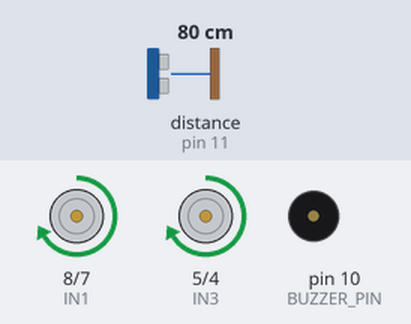
Recording of a sketch running on a simulated Arduino Uno, built with avr-gcc and run on an emulated ATmega328P. On the bench: motor-driver pin pairs drawn as motors (green arrow = first pin HIGH = forward, orange = second pin HIGH = backward, longer = more drive, scaled by the enable pin), buzzer (waves = sounding). Wiring (inferred from the names in the program): ultrasonic range finder: trigger pin 12; echo pin 11. The inputs (shaded band) are chosen by the test bench; at power-on: distance to the obstacle (sensor on pin 11) 80 cm. The echo pulse lasts 58.3 µs per cm.

Above: at 1.2 s.
1.3 s: distance to the obstacle (sensor on pin 11) set to 42 cm
2.8 s: distance to the obstacle (sensor on pin 11) set to 37 cm
At 3.1 s:
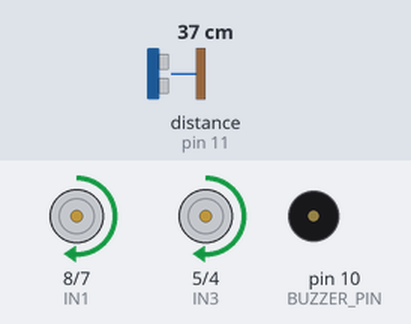
5.8 s: distance to the obstacle (sensor on pin 11) set to 18 cm
8.8 s: distance to the obstacle (sensor on pin 11) set to 14 cm
At 9.08 s:
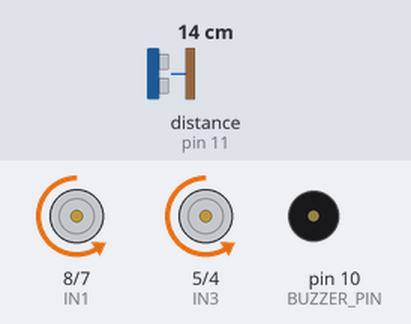
11.8 s: distance to the obstacle (sensor on pin 11) set to 35 cm
14.8 s: distance to the obstacle (sensor on pin 11) set to 2 cm
At 15.32 s:
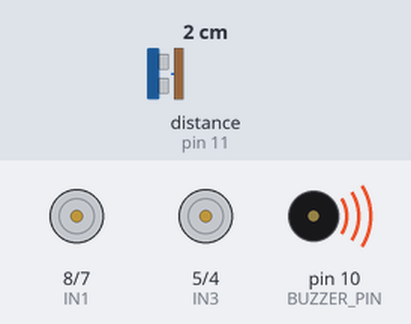
Timing chart, 0 to 18.8 s (numbered marks = the images above; inputs shaded):
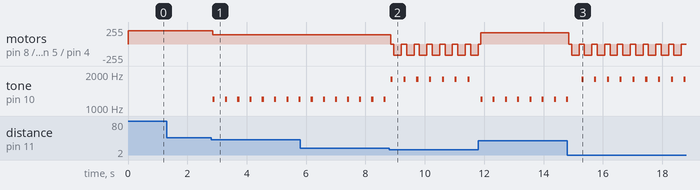

The sketch:

A2.4_2_Motores_Ultrasonico_Buzzer.ino
```cpp
// Fusion: HC-SR04 + buzzer + control de 2 motores con puente H
// Arduino Uno
//
// Motor izquierdo  (M1) -> OUT1/OUT2
// Motor derecho    (M2) -> OUT3/OUT4

const uint8_t TRIG_PIN = 12;
const uint8_t ECHO_PIN = 11;
const uint8_t BUZZER_PIN = 10;

// L293D
const uint8_t ENA = 9;  // PWM canal A
const uint8_t IN1 = 8;
const uint8_t IN2 = 7;
const uint8_t ENB = 6;  // PWM canal B (evita conflicto con tone() en Timer2)
const uint8_t IN3 = 5;
const uint8_t IN4 = 4;

unsigned long lastBeepMs = 0;

float measureDistanceCm();
void forward(uint8_t speedPwm);
void backward(uint8_t speedPwm);
void stopMotors();
void beepEvery(unsigned long intervalMs, unsigned int freqHz);

void setup() {
  pinMode(TRIG_PIN, OUTPUT);
  pinMode(ECHO_PIN, INPUT);
  pinMode(BUZZER_PIN, OUTPUT);

  pinMode(ENA, OUTPUT);
  pinMode(ENB, OUTPUT);
  pinMode(IN1, OUTPUT);
  pinMode(IN2, OUTPUT);
  pinMode(IN3, OUTPUT);
  pinMode(IN4, OUTPUT);

  stopMotors();
}

void loop() {
  const float cm = measureDistanceCm();

  // Si no hay lectura válida, avance suave por seguridad.
  if (cm <= 0) {
    forward(120);
    noTone(BUZZER_PIN);
    delay(80);
    return;
  }

  if (cm <= 15.0) {
    // Muy cerca: alerta rápida y retroceso breve
    stopMotors();
    beepEvery(120, 1800);
    delay(100);

    backward(170);
    delay(250);
    stopMotors();
    delay(80);
  } else if (cm <= 40.0) {
    // Distancia media: avance lento + beep intermitente
    forward(140);
    beepEvery(350, 1200);
    delay(80);
  } else {
    // Lejos: avance normal sin alarma
    forward(200);
    noTone(BUZZER_PIN);
    delay(80);
  }
}

float measureDistanceCm() {
  digitalWrite(TRIG_PIN, LOW);
  delayMicroseconds(2);
  digitalWrite(TRIG_PIN, HIGH);
  delayMicroseconds(10);
  digitalWrite(TRIG_PIN, LOW);

  // Timeout ~25 ms (aprox 4 m)
  const unsigned long duration = pulseIn(ECHO_PIN, HIGH, 25000UL);
  if (duration == 0) {
    return -1.0;
  }

  return (duration * 0.0343f) / 2.0f;
}

void forward(uint8_t speedPwm) {
  analogWrite(ENA, speedPwm);
  analogWrite(ENB, speedPwm);

  digitalWrite(IN1, HIGH);
  digitalWrite(IN2, LOW);
  digitalWrite(IN3, HIGH);
  digitalWrite(IN4, LOW);
}

void backward(uint8_t speedPwm) {
  analogWrite(ENA, speedPwm);
  analogWrite(ENB, speedPwm);

  digitalWrite(IN1, LOW);
  digitalWrite(IN2, HIGH);
  digitalWrite(IN3, LOW);
  digitalWrite(IN4, HIGH);
}

void stopMotors() {
  analogWrite(ENA, 0);
  analogWrite(ENB, 0);

  digitalWrite(IN1, LOW);
  digitalWrite(IN2, LOW);
  digitalWrite(IN3, LOW);
  digitalWrite(IN4, LOW);
}

void beepEvery(unsigned long intervalMs, unsigned int freqHz) {
  const unsigned long now = millis();

  if (now - lastBeepMs >= intervalMs) {
    tone(BUZZER_PIN, freqHz, 70);
    lastBeepMs = now;
  }
}
```

Measured:
- the behaviour switches between 40 and 39 cm on distance to the obstacle (sensor on pin 11) (found by bisection; images 0 and 1)
- the behaviour switches between 16 and 15 cm on distance to the obstacle (sensor on pin 11) (found by bisection; images 1 and 2)
- after the input at 1.3 s, every drawn part: stays the same
- after the input at 2.8 s, motor on pin 8 (IN1) / pin 7 (IN2), motor on pin 5 (IN3) / pin 4 (IN4): forward 200/255 → forward 140/255 after 0.06 s; tone on pin 10 (BUZZER_PIN): alternates 1200 Hz for 0.07 s and silent for 0.34 s, starting after 0.06 s
- after the input at 8.8 s, motor on pin 8 (IN1) / pin 7 (IN2), motor on pin 5 (IN3) / pin 4 (IN4): forward 140/255 → stopped after 0.06 s, then repeats every 0.43 s: backward 170/255 0.25 s, stopped 0.18 s
- after the input at 14.8 s, motor on pin 8 (IN1) / pin 7 (IN2), motor on pin 5 (IN3) / pin 4 (IN4): forward 170/255 → stopped after 0.05 s, then repeats every 0.43 s: backward 170/255 0.25 s, stopped 0.18 s
